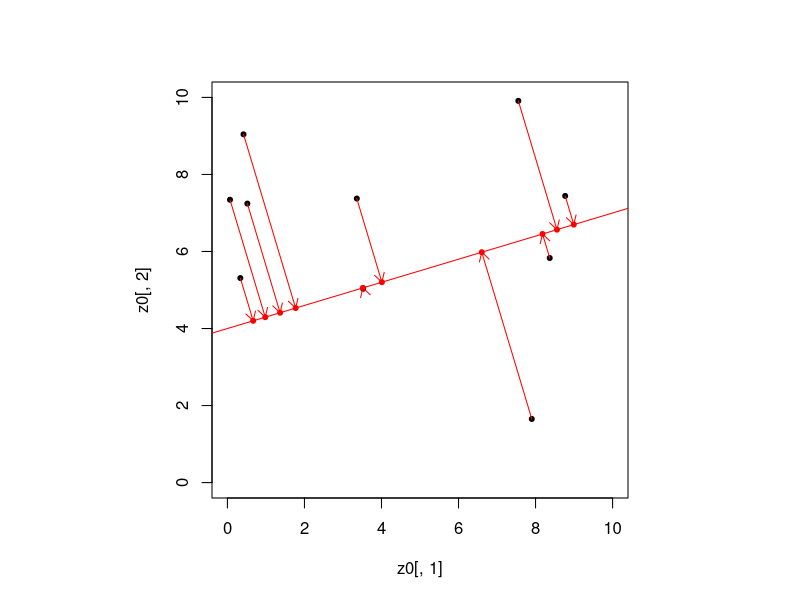

This figure's R source:
project <- function(x0, y0, a, b) {
    x1 <- (x0 + b*(y0-a)) / (b^2 + 1)
    c(x1, a + b*x1)
}


a <- 4
b <- 0.3

z0 <- cbind(runif(10, 0, 10), runif(10, 0, 10))
z1 <- t(mapply(project, z0[,1], z0[,2], MoreArgs=list(a=a, b=b)))

par(pty='s')
plot(z0[,1], z0[,2], xlim=c(0,10), ylim=c(0,10), pch=20)
points(z1[,1], z1[,2], col='red', pch=20)
arrows(z0[,1], z0[,2], z1[,1], z1[,2], length=0.1, col='red')
abline(a=a, b=b, col='red')
